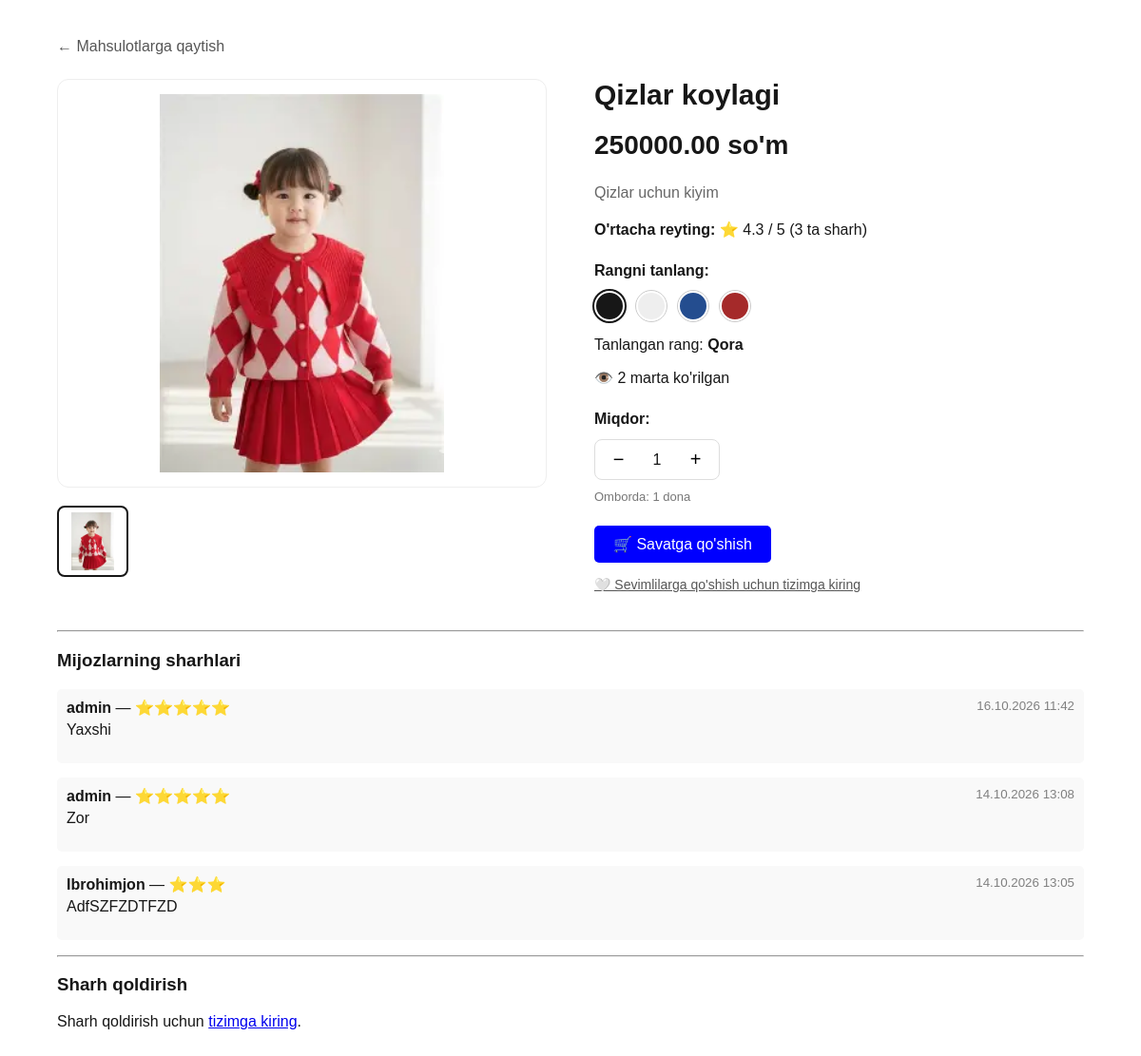
Page /product/qizlar-koylagi/ on the committed database.
### myapp/models.py (models this page shows, shortened)
class Product(models.Model):
    omage = models.ImageField(upload_to="media")
    description = models.TextField()
    price = models.DecimalField(max_digits=10,decimal_places=2)
    quantity = models.IntegerField()
    is_active = models.BooleanField(default=True)
    nomi = models.CharField("Mahsulot nomi")
    korishlar = models.PositiveIntegerField(default=0)
    likes = models.ManyToManyField(User, related_name="likes_products", blank=True)
    views_count = models.PositiveBigIntegerField("Ko'rishlar soni", default=0)
    category = models.ForeignKey(Catgeory, on_delete=models.CASCADE,blank=True,null=True)
    slug = models.SlugField(unique=True, blank=True, null=True)

class Review(models.Model):
    mahsulot = models.ForeignKey(Product, on_delete=models.CASCADE, related_name="reviews")
    user = models.ForeignKey(User, on_delete=models.CASCADE)
    rating = models.IntegerField(choices=[(i, f"{i} Yulduz") for i in range(1, 6)], default=5, verbose_name="Reyting")
    comment = models.TextField(verbose_name="Izoh")
    created_at = models.DateTimeField(auto_now_add=True, verbose_name="Sana")

### myapp/views.py (the view)
# urls.py: path('product/<slug:slug>/', views.product_view, name="product-view"),
def product_view(request, slug):
    mahsulot = get_object_or_404(Product, slug=slug)
    reviews = mahsulot.reviews.all().order_by("-created_at")
    average_rating = reviews.aggregate(Avg("rating"))["rating__avg"]
    average_rating = round(average_rating, 1) if average_rating else 0
    if request.method == "POST":
        if not request.user.is_authenticated:
            messages.error(request, "Ro'yxatdan o'tishingiz kerak")
            return redirect("login")
        form = ReviewForm(request.POST)
        if form.is_valid():
            review = form.save(commit=False)
            review.mahsulot = mahsulot
            review.user = request.user
            review.save()
            messages.success(request, "Sharhingiz uchun rahmat!")
            return redirect("product-view", slug=mahsulot.slug)
    else:
        form = ReviewForm()
    korilganlar = request.session.get("korilgan", [])
    if mahsulot.id not in korilganlar:
        Product.objects.filter(id=mahsulot.id).update(korishlar=F("korishlar") + 1)
        korilganlar.append(mahsulot.id)
        request.session["korilgan"] = korilganlar
        mahsulot.refresh_from_db()
    liked = (
        request.user.is_authenticated
        and mahsulot.likes.filter(id=request.user.id).exists()
    )
    in_wishlist = (
        request.user.is_authenticated
        and Wishlist.objects.filter(user=request.user, products=mahsulot).exists()
    )
    context = {
        "mahsulot": mahsulot,
        "liked": liked,
        "in_wishlist": in_wishlist,
        "form": form,
        "reviews": reviews,
        "average_rating": average_rating,
    }
    return render(request, "product.html", context)

### myapp/context_processors.py (called while the page is built)
def cart_count(request):
    cart = None
    if request.user.is_authenticated:
        cart = Cart.objects.filter(user=request.user).first()
    else:
        cart_id = request.session.get("cart_id")
        if cart_id:
            cart = Cart.objects.filter(id=cart_id, user=None).first()
    count = 0
    if cart:
        count = cart.items.aggregate(jami=Sum("quantity"))["jami"] or 0
    return {"cart_count": count}

### myapp/templates/product.html (shortened to what this page needs)
<!DOCTYPE html>
<html lang="uz">
<head>
</head>
<body>
    <div class="container">
        <a class="back" href="{% url 'products' %}">← Mahsulotlarga qaytish</a>
        <div class="product">
            <div class="gallery">
                <img class="main-image" id="mainImage" src="{{ mahsulot.omage.url }}" alt="{{ mahsulot.nomi }}">
                <div class="thumbnails">
                    <img class="thumbnail active" src="{{ mahsulot.omage.url }}" alt="Asosiy rasm"
                        onclick="changeImage(this)">
                </div>
            </div>
            <div class="product-info">
                <h1 class="product-title">{{ mahsulot.nomi }}</h1>
                <div class="price">{{ mahsulot.price }} so'm</div>
                <p class="description">{{ mahsulot.description }}</p>
                <p>
                    <b>O'rtacha reyting:</b> ⭐️ {{ average_rating }} / 5
                    ({{ reviews.count }} ta sharh)
                </p>
                <span class="label">Rangni tanlang:</span>
                <div class="colors">
                    <button type="button" class="color active" style="background: #171717;" data-color="Qora"
                        aria-label="Qora rang" onclick="selectColor(this)"></button>
                    <button type="button" class="color" style="background: #eeeeee;" data-color="Oq"
                        aria-label="Oq rang" onclick="selectColor(this)"></button>
                    <button type="button" class="color" style="background: #244d8f;" data-color="Ko'k"
                        aria-label="Ko'k rang" onclick="selectColor(this)"></button>
                    <button type="button" class="color" style="background: #a52a2a;" data-color="Qizil"
                        aria-label="Qizil rang" onclick="selectColor(this)"></button>
                </div>
                <p>
                    Tanlangan rang:
                    <strong id="selectedColor">Qora</strong>
                </p>
                <p>👁️ {{ mahsulot.korishlar }} marta ko'rilgan</p>
                <span class="label">Miqdor:</span>
                <div class="quantity">
                    <button type="button" onclick="changeQuantity(-1)">−</button>
                    <span id="quantity">1</span>
                    <button type="button" onclick="changeQuantity(1)">+</button>
                </div>
                <p class="stock">Omborda: {{ mahsulot.quantity }} dona</p>
                <a href="{% url 'add_to_cart' mahsulot.slug %}"
                    style="padding: 10px 20px; background: blue; color: white; text-decoration: none; border-radius: 5px; display: inline-block; margin-top: 10px;">
                    🛒 Savatga qo'shish
                </a>
                {% if user.is_authenticated %}
                <form method="POST" action="{% url 'toggle_wishlist' mahsulot.id %}">
                    {% csrf_token %}
                    <button type="submit" class="wishlist-btn {% if in_wishlist %}active{% endif %}">
                        {% if in_wishlist %}❤️ Sevimlilardan olib tashlash{% else %}🤍 Sevimlilarga qo'shish{% endif %}
                    </button>
                </form>
                {% else %}
                <a class="wishlist-login" href="{% url 'login' %}">🤍 Sevimlilarga qo'shish uchun tizimga kiring</a>
                {% endif %}
            </div>
        </div>
        <div class="reviews">
            <hr>
            <h3>Mijozlarning sharhlari</h3>
            {% if reviews %}
            <ul style="padding: 0;">
                {% for review in reviews %}
                <li class="review-item">
                    <b>{{ review.user.username }}</b> —
                    <span style="color: orange;">
                        {% with ''|center:review.rating as stars %}
                        {% for _ in stars %}⭐️{% endfor %}
                        {% endwith %}
                    </span>
                    <small>{{ review.created_at|date:"d.m.Y H:i" }}</small>
                    <p style="margin-top: 5px;">{{ review.comment }}</p>
                </li>
                {% endfor %}
            </ul>
            {% else %}
            <p>Hozircha bu mahsulotga sharh yozilmagan. Birinchi bo'lib yozing!</p>
            {% endif %}
            <hr>
            <h3>Sharh qoldirish</h3>
            {% if request.user.is_authenticated %}
            <form method="POST">
                {% csrf_token %}
                {{ form.as_p }}
                <button type="submit" class="review-submit">Sharh yuborish</button>
            </form>
            {% else %}
            <p>Sharh qoldirish uchun <a href="{% url 'login' %}">tizimga kiring</a>.</p>
            {% endif %}
        </div>
    </div>
</body>
</html>

### myapp/templates/product.html (style rules this page uses)
* { box-sizing: border-box; }
body { margin: 0; background: white; color: #171717; font-family: Arial, sans-serif; }
.container { width: 90%; max-width: 1100px; margin: 40px auto; }
.back { display: inline-block; margin-bottom: 25px; color: #555; text-decoration: none; }
.product { display: grid; grid-template-columns: 1fr 1fr; gap: 50px; align-items: start; }
.main-image { width: 100%; height: 430px; object-fit: contain; border: 1px solid #eeeeee; border-radius: 12px; padding: 15px; }
.thumbnails { display: flex; flex-wrap: wrap; gap: 10px; margin-top: 15px; }
.thumbnail { width: 75px; height: 75px; padding: 5px; object-fit: contain; border: 1px solid #dddddd; border-radius: 8px; cursor: pointer; }
.thumbnail:hover, .thumbnail.active { border: 2px solid #171717; }
.product-title { margin: 0 0 15px; font-size: 30px; }
.price { margin: 20px 0; font-size: 28px; font-weight: bold; }
.description { line-height: 1.7; color: #666; white-space: pre-line; }
.label { display: block; margin: 25px 0 12px; font-weight: bold; }
.colors { display: flex; gap: 12px; }
.color { width: 32px; height: 32px; border: 2px solid white; outline: 1px solid #cccccc; border-radius: 50%; cursor: pointer; }
.color.active { outline: 2px solid #171717; }
.quantity { display: flex; align-items: center; gap: 18px; width: fit-content; margin-top: 12px; padding: 8px 12px; border: 1px solid #dddddd; border-radius: 8px; }
.quantity button { width: 25px; height: 25px; border: none; background: white; font-size: 20px; cursor: pointer; }
.quantity span { min-width: 20px; text-align: center; }
.stock { margin-top: 10px; font-size: 13px; color: #777; }
.wishlist-login { display: block; margin-top: 12px; color: #555; font-size: 14px; }
.reviews { margin-top: 40px; }
.review-item { margin-bottom: 15px; padding: 10px; list-style: none; background: #f9f9f9; border-radius: 5px; }
.review-item small { float: right; color: gray; }

### rows in the picture
Product: omage (picture), nomi "Qizlar koylagi", price "250000.00", description "Qizlar uchun kiyim", korishlar "2", quantity "1"
Review: user.username "admin", created_at "16.10.2026 11:42", comment "Yaxshi"
Review: user.username "admin", created_at "14.10.2026 13:08", comment "Zor"
Review: user.username "Ibrohimjon", created_at "14.10.2026 13:05", comment "AdfSZFZDTFZD"

### other values in the picture
{{ average_rating }} "4.3"
{{ reviews.count }} "3"
